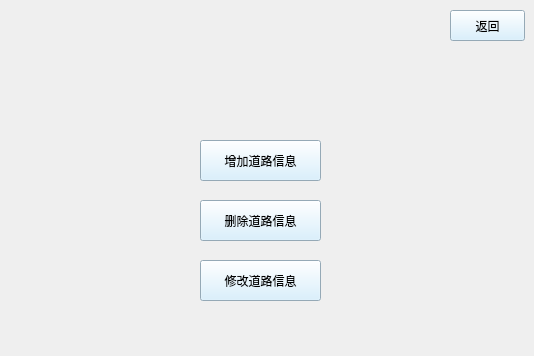
<?xml version="1.0" encoding="UTF-8"?>
<ui version="4.0">
 <class>raod_man</class>
 <widget class="QWidget" name="raod_man">
  <property name="geometry">
   <rect>
    <x>0</x>
    <y>0</y>
    <width>534</width>
    <height>356</height>
   </rect>
  </property>
  <property name="minimumSize">
   <size>
    <width>534</width>
    <height>356</height>
   </size>
  </property>
  <property name="maximumSize">
   <size>
    <width>534</width>
    <height>356</height>
   </size>
  </property>
  <property name="windowTitle">
   <string>Form</string>
  </property>
  <property name="styleSheet">
   <string notr="true">#raod_man{image: url(:/new/prefix1/bus.jpg);}</string>
  </property>
  <widget class="QPushButton" name="pushButton">
   <property name="geometry">
    <rect>
     <x>200</x>
     <y>140</y>
     <width>121</width>
     <height>41</height>
    </rect>
   </property>
   <property name="styleSheet">
    <string notr="true">background-color: rgb(208, 237, 255);</string>
   </property>
   <property name="text">
    <string>增加道路信息</string>
   </property>
  </widget>
  <widget class="QPushButton" name="pushButton_2">
   <property name="geometry">
    <rect>
     <x>200</x>
     <y>200</y>
     <width>121</width>
     <height>41</height>
    </rect>
   </property>
   <property name="styleSheet">
    <string notr="true">background-color: rgb(208, 237, 255);</string>
   </property>
   <property name="text">
    <string>删除道路信息</string>
   </property>
  </widget>
  <widget class="QPushButton" name="pushButton_3">
   <property name="geometry">
    <rect>
     <x>200</x>
     <y>260</y>
     <width>121</width>
     <height>41</height>
    </rect>
   </property>
   <property name="styleSheet">
    <string notr="true">background-color: rgb(208, 237, 255);</string>
   </property>
   <property name="text">
    <string>修改道路信息</string>
   </property>
  </widget>
  <widget class="QPushButton" name="pushButton_4">
   <property name="geometry">
    <rect>
     <x>450</x>
     <y>10</y>
     <width>75</width>
     <height>31</height>
    </rect>
   </property>
   <property name="styleSheet">
    <string notr="true">background-color: rgb(208, 237, 255);</string>
   </property>
   <property name="text">
    <string>返回</string>
   </property>
  </widget>
 </widget>
 <resources/>
 <connections/>
</ui>
